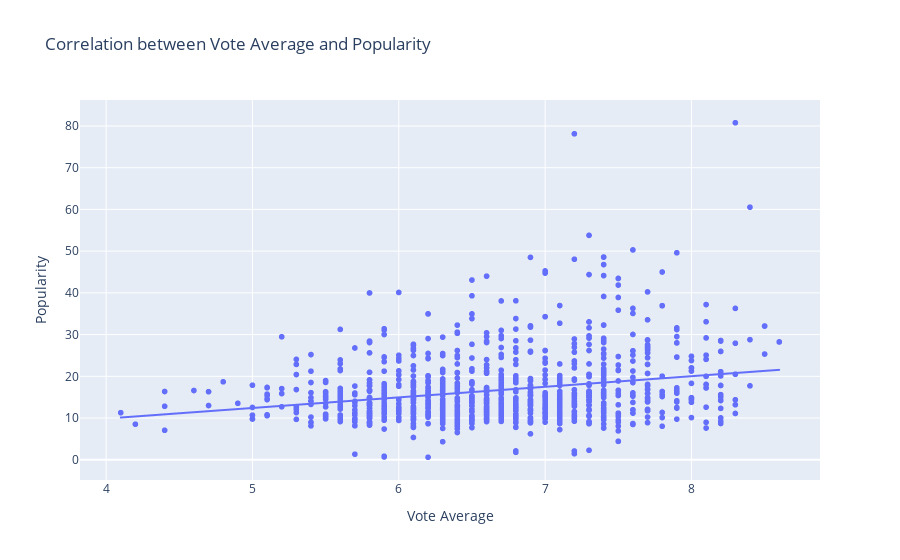

The code cell stored with this chart in its notebook:
### Markdown cell above
#### Scatter plot to show the correlation between vote average and popularity

### Code cell
import plotly.express as px

print("Hover over the point to for more details ")

# Create a scatter plot with a regression line
fig = px.scatter(
    filtered_vote_count_tmdb_df,
    x='vote_average',
    y='popularity',
    trendline='ols',  # Ordinary Least Squares regression line
     hover_data={
        'original_title': True,
        'vote_average': True, 
        'popularity': True,  
        'genre_names':True
    },
    title='Correlation between Vote Average and Popularity',
    labels={'original_title':'Movie Title','vote_average': 'Vote Average', 'popularity': 'Popularity', 'genre_names':'Genre(s)'}
)


# Show the plot
fig.show()


# Print the number of movies
print(f"There are {filtered_vote_count_tmdb_df.shape[0]} movies in this dataframe.")

### Figure 1 — Plotly figure (JSON) as saved in the notebook; plotly's stock layout.template omitted (floating-point values rounded to 4 significant figures; data arrays with more than 128 entries replaced by an {"elided": "..."} marker saying what was removed)
{"data": [{"customdata": {"elided": "1108x2 str values"}, "hovertemplate": "Vote Average=%{x}<br>Popularity=%{y}<br>Movie Title=%{customdata[0]}<br>Genre(s)=%{customdata[1]}<extra></extra>", "legendgroup": "", "marker": {"color": "#636efa", "symbol": "circle"}, "mode": "markers", "name": "", "showlegend": false, "type": "scattergl", "x": {"elided": "1108 float values"}, "xaxis": "x", "y": {"elided": "1108 float values"}, "yaxis": "y"}, {"hovertemplate": "<b>OLS trendline</b><br>popularity = 2.53984 * vote_average + -0.291309<br>R<sup>2</sup>=0.058364<br><br>Vote Average=%{x}<br>Popularity=%{y} <b>(trend)</b><extra></extra>", "legendgroup": "", "marker": {"color": "#636efa", "symbol": "circle"}, "mode": "lines", "name": "", "showlegend": false, "type": "scattergl", "x": {"elided": "1108 float values"}, "xaxis": "x", "y": {"elided": "1108 float values"}, "yaxis": "y"}], "layout": {"legend": {"tracegroupgap": 0}, "title": {"text": "Correlation between Vote Average and Popularity"}, "xaxis": {"anchor": "y", "domain": [0, 1], "title": {"text": "Vote Average"}}, "yaxis": {"anchor": "x", "domain": [0, 1], "title": {"text": "Popularity"}}}}
